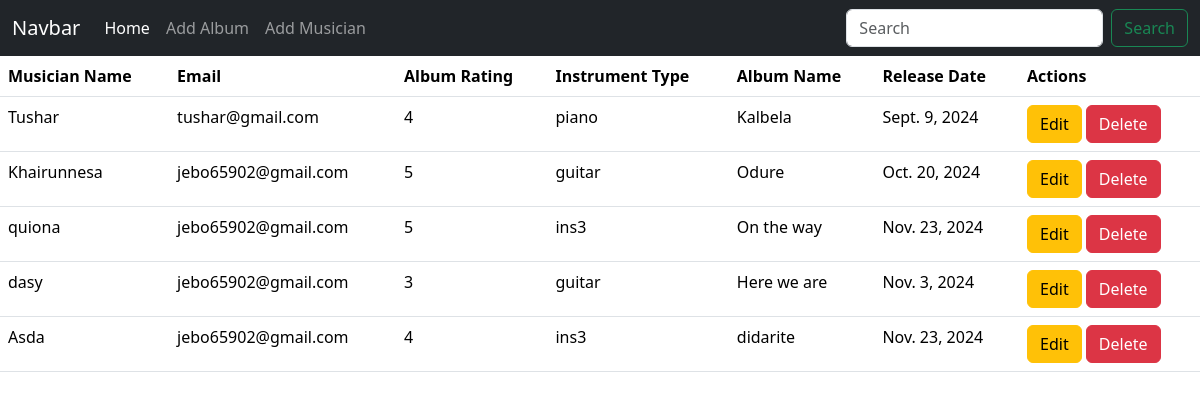
The page / on the database its author committed.
### album/models.py (models this page shows, shortened)
class Album(models.Model):
    name = models.CharField(max_length=100)
    musician = models.ForeignKey(Musician, on_delete=models.CASCADE)
    release_date = models.DateField()
    rating = models.CharField(max_length=2, choices=rating_choices, default=1)

### musician/models.py (models this page shows, shortened)
class Musician(models.Model):
    first_name = models.CharField(max_length=70)
    last_name = models.CharField(max_length=50)
    email = models.EmailField()
    phone_number = models.CharField(max_length=12)
    instrument = models.CharField(max_length=200)

### musician_directory_project/views.py (the view)
# urls.py: 2. Add a URL to urlpatterns:  path('', views.home, name='home')
def home(request):
    data = Album.objects.all()
    return render(request, "home.html", {'data': data})

### templates/home.html
{% extends 'base.html' %}
{% block content %}
    <table class="table">
        <thead>
            <tr>
            <th scope="col">Musician Name</th>
            <th scope="col">Email</th>
            <th scope="col">Album Rating</th>
            <th scope="col">Instrument Type</th>
            <th scope="col">Album Name</th>
            <th scope="col">Release Date</th>
            <th scope="col">Actions</th>
            </tr>
        </thead>
        <tbody>
            {% for albm in data %}
            <tr>
                <td> {{albm.musician.first_name}} </td>
                <td> {{albm.musician.email}} </td>
                <td> {{albm.rating}} </td>
                <td> {{albm.musician.instrument}} </td>
                <td> {{albm.name}} </td>
                <td> {{albm.release_date}} </td>
                <td> <a href="{% url 'edit_album' albm.id %}" class="btn btn-warning">Edit</a> <a href="{% url 'delete_album' albm.id %}" class="btn btn-danger">Delete</a> </td>
            </tr>
            {% endfor %}
        </tbody>
    </table>
{% endblock %}

### templates/base.html (shortened to what this page needs)
<!doctype html>
<html lang="en">
  <head>
    <link href="https://cdn.jsdelivr.net/npm/bootstrap@5.3.3/dist/css/bootstrap.min.css" rel="stylesheet">
  </head>
  <body>
    <nav class="navbar navbar-expand-lg navbar-dark bg-dark">
        <div class="container-fluid">
            <a class="navbar-brand" href="#">Navbar</a>
            <div class="collapse navbar-collapse" id="navbarSupportedContent">
            <ul class="navbar-nav me-auto mb-2 mb-lg-0">
                <li class="nav-item">
                <a class="nav-link active" aria-current="page" href="{% url 'homepage'%}">Home</a>
                </li>
                <li class="nav-item">
                <a class="nav-link" href="{% url 'add_album' %}">Add Album</a>
                </li>
                <li class="nav-item">
                <a class="nav-link" href="{% url 'add_musician' %}">Add Musician</a>
                </li>
            </ul>
            <form class="d-flex" role="search">
                <input class="form-control me-2" type="search" placeholder="Search" aria-label="Search">
                <button class="btn btn-outline-success" type="submit">Search</button>
            </form>
            </div>
        </div>
    </nav>
    {% block content %}
    {% endblock %}
  </body>
</html>

### rows shown on the page
Album: musician.first_name "Tushar", musician.email "tushar@gmail.com", rating "4", musician.instrument "piano", name "Kalbela", release_date "Sept. 9, 2024"
Album: musician.first_name "Khairunnesa", musician.email "jebo65902@gmail.com", rating "5", musician.instrument "guitar", name "Odure", release_date "Oct. 20, 2024"
Album: musician.first_name "quiona", musician.email "jebo65902@gmail.com", rating "5", musician.instrument "ins3", name "On the way", release_date "Nov. 23, 2024"
Album: musician.first_name "dasy", musician.email "jebo65902@gmail.com", rating "3", musician.instrument "guitar", name "Here we are", release_date "Nov. 3, 2024"
Album: musician.first_name "Asda", musician.email "jebo65902@gmail.com", rating "4", musician.instrument "ins3", name "didarite", release_date "Nov. 23, 2024"
